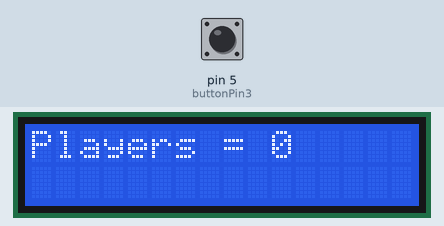
Recording of a sketch running on a simulated Arduino Uno, built with avr-gcc and run on an emulated ATmega328P. On the bench: 16×2 character LCD. Inputs (shaded band) come from the test bench; at power-on: pin 5 (buttonPin3) HIGH.

Above: at 2.7 s.
2.8 s: pin 5 (buttonPin3) pulled LOW for 3.2 s
At 4.4 s:
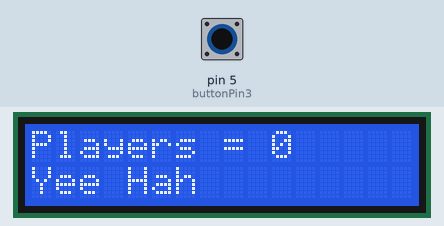
At 7.1 s:
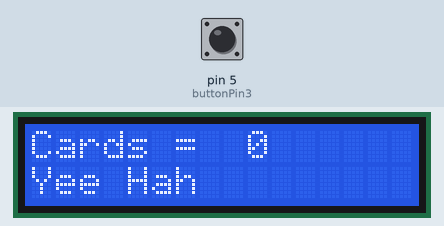
14.4 s: pin 5 (buttonPin3) driven LOW
At 15.7 s:
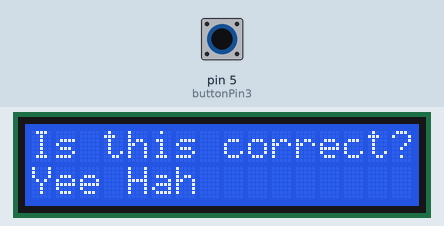
Timing chart, 0 to 17.4 s (numbered marks = the images above; inputs shaded):
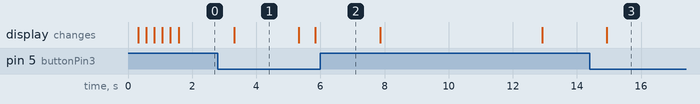

Measured:
- after the input at 2.8 s, the display: changes after 0.52 s (image 1)
- after the input at 14.4 s, the display: changes after 0.52 s (image 3)
- what the display in image 1 shows lasts 2.0 s, from 3.3 s to 5.3 s

The sketch:

Code_for_trello__1_.ino
```cpp
#include <Wire.h>
#include <Adafruit_MotorShield.h>
Adafruit_MotorShield AFMS = Adafruit_MotorShield();
Adafruit_StepperMotor *myStepper = AFMS.getStepper(200,2);
#include <Wire.h>
#include <LiquidCrystal_I2C.h>
#include <LiquidCrystal.h>

Adafruit_DCMotor *motor = AFMS.getMotor(1);
LiquidCrystal_I2C lcd(0x27, 2, 1, 0, 4, 5, 6, 7, 3, POSITIVE);
int t=800;
volatile int n = 0;
volatile int r = 0;
int total_degrees = 360;
int players;
int cards;
float steps_per_degree = .555; // For this motor, 360 degrees = 200 steps
int degrees_per_player = total_degrees / (players);
float steps = degrees_per_player * steps_per_degree;
int done = HIGH;

 //digitalRead(buttonPin3);
 // Serial.println(done);
  //delay(500);

const int buttonPin = 1; // Define the pin number connected to the button
const int buttonPin2 = 0;
const int buttonPin3 = 5;
 // Variable to count button presses

void setup() {
  pinMode(buttonPin, INPUT_PULLUP);
  pinMode(buttonPin2, INPUT_PULLUP);
  pinMode(buttonPin3, INPUT_PULLUP);// Set pin as input with internal pull-up resistor
attachInterrupt(digitalPinToInterrupt(buttonPin), buttonISR, FALLING);
 attachInterrupt(digitalPinToInterrupt(buttonPin2), charlie, RISING);
 //Interrupt on button press
  Serial.begin(9600); // Start serial communication

  AFMS.begin();
   myStepper->setSpeed(10);
  lcd.begin(16,2);   // initialize the lcd for 16 chars 2 lines, turn on backlight

// ------- Quick 3 blinks of backlight  -------------
  for(int i = 0; i< 3; i++)
  {
    lcd.backlight();
    delay(250);
    lcd.noBacklight();
    delay(250);
  }
  lcd.backlight();
}

void loop() { // Main program code here that won't affect button counting
  n=0;
  done = HIGH;
  lcd.clear();
   done = digitalRead(buttonPin3);

 while (done == HIGH) {
  lcd.setCursor(0,0);
  lcd.print("Players = ");
  lcd.setCursor(10,0);
  lcd.print(n);
  done = digitalRead(buttonPin3);
 }
 players = n;

  delay(500);

   lcd.setCursor(0,1);
   lcd.print("Yee Hah ");
  delay(2000);

lcd.clear();
done = HIGH;
n=0;
   while (done == HIGH){
    lcd.setCursor(0,0);
   lcd.print("Cards =");
   lcd.setCursor(9,0);
   lcd.print(n);
   done = digitalRead(buttonPin3);
  }
cards = n;
  delay (500);
   lcd.setCursor(0,1);
   lcd.print("Yee Hah ");
  delay(2000);
lcd.clear();
done = HIGH;

 lcd.setCursor(0,0);
   lcd.print("Players =");
   lcd.setCursor(10,0);
   lcd.print(players);
    lcd.setCursor(0,1);
   lcd.print("Cards =");
   lcd.setCursor(8,1);
   lcd.print(cards);
   delay(5000);
lcd.clear();
while (done == HIGH){
    lcd.setCursor(0,0);
   lcd.print("Is this correct?");
   done = digitalRead(buttonPin3);
  }
delay(500);
 lcd.setCursor(0,1);
   lcd.print("Yee Hah ");

   delay(2000);

int degrees_per_player = total_degrees / (players);
float steps = degrees_per_player * steps_per_degree;
delay(3000);

for (int c=1; c <= cards; c++) {

for (int i=1; i <= players; i++) {
   myStepper->step(steps, FORWARD, SINGLE);
   Serial.print("steps to ");
   Serial.print(steps);
   Serial.println(" steps");
   delay(1000);
   motor->setSpeed(200);
   motor->run(BACKWARD);
   delay(60);
   motor->run(FORWARD);
   delay(100);
    motor->run(RELEASE);
    delay(500);

}


}

}

  void buttonISR() {
    n++;
  }

  void charlie() {
    n = 0;
  }
```
